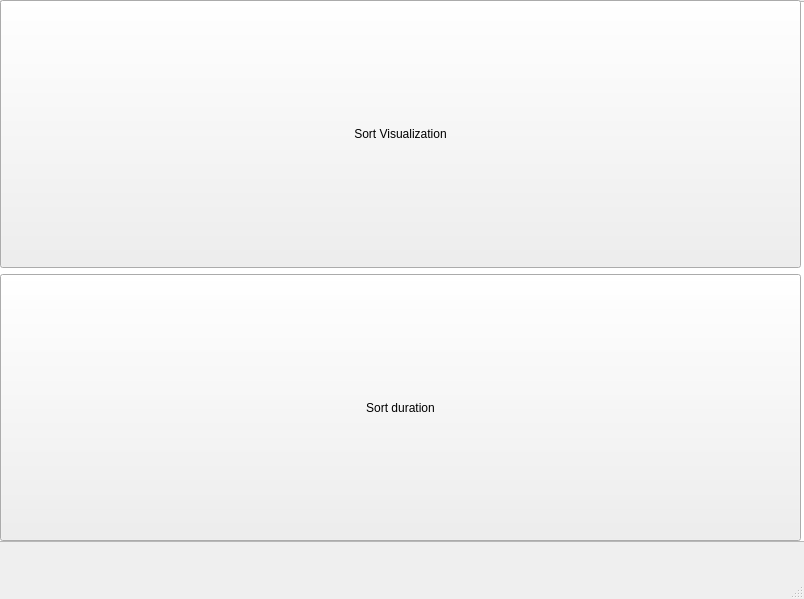
<?xml version="1.0" encoding="UTF-8"?>
<ui version="4.0">
 <class>MainWindow</class>
 <widget class="QMainWindow" name="MainWindow">
  <property name="geometry">
   <rect>
    <x>0</x>
    <y>0</y>
    <width>804</width>
    <height>599</height>
   </rect>
  </property>
  <property name="sizePolicy">
   <sizepolicy hsizetype="Fixed" vsizetype="Fixed">
    <horstretch>0</horstretch>
    <verstretch>0</verstretch>
   </sizepolicy>
  </property>
  <property name="windowTitle">
   <string>MainWindow</string>
  </property>
  <widget class="QWidget" name="centralwidget">
   <property name="sizePolicy">
    <sizepolicy hsizetype="Preferred" vsizetype="Preferred">
     <horstretch>0</horstretch>
     <verstretch>0</verstretch>
    </sizepolicy>
   </property>
   <widget class="QWidget" name="verticalWidget" native="true">
    <property name="enabled">
     <bool>true</bool>
    </property>
    <property name="geometry">
     <rect>
      <x>0</x>
      <y>0</y>
      <width>801</width>
      <height>541</height>
     </rect>
    </property>
    <layout class="QVBoxLayout" name="verticalLayout">
     <property name="sizeConstraint">
      <enum>QLayout::SetDefaultConstraint</enum>
     </property>
     <item>
      <widget class="QPushButton" name="visualizationButton">
       <property name="sizePolicy">
        <sizepolicy hsizetype="Expanding" vsizetype="Preferred">
         <horstretch>0</horstretch>
         <verstretch>0</verstretch>
        </sizepolicy>
       </property>
       <property name="text">
        <string>Sort Visualization</string>
       </property>
      </widget>
     </item>
     <item>
      <widget class="QPushButton" name="durationButton">
       <property name="enabled">
        <bool>true</bool>
       </property>
       <property name="sizePolicy">
        <sizepolicy hsizetype="Minimum" vsizetype="Preferred">
         <horstretch>0</horstretch>
         <verstretch>0</verstretch>
        </sizepolicy>
       </property>
       <property name="text">
        <string>Sort duration</string>
       </property>
      </widget>
     </item>
    </layout>
   </widget>
   <widget class="QGraphicsView" name="graphicsView">
    <property name="enabled">
     <bool>true</bool>
    </property>
    <property name="geometry">
     <rect>
      <x>-5</x>
      <y>1</y>
      <width>811</width>
      <height>541</height>
     </rect>
    </property>
    <property name="sizePolicy">
     <sizepolicy hsizetype="Fixed" vsizetype="Fixed">
      <horstretch>0</horstretch>
      <verstretch>0</verstretch>
     </sizepolicy>
    </property>
    <property name="verticalScrollBarPolicy">
     <enum>Qt::ScrollBarAlwaysOff</enum>
    </property>
    <property name="horizontalScrollBarPolicy">
     <enum>Qt::ScrollBarAlwaysOff</enum>
    </property>
    <property name="sizeAdjustPolicy">
     <enum>QAbstractScrollArea::AdjustIgnored</enum>
    </property>
   </widget>
   <zorder>graphicsView</zorder>
   <zorder>verticalWidget</zorder>
  </widget>
  <widget class="QMenuBar" name="menubar">
   <property name="geometry">
    <rect>
     <x>0</x>
     <y>0</y>
     <width>804</width>
     <height>26</height>
    </rect>
   </property>
  </widget>
  <widget class="QStatusBar" name="statusbar"/>
 </widget>
 <resources/>
 <connections/>
</ui>
